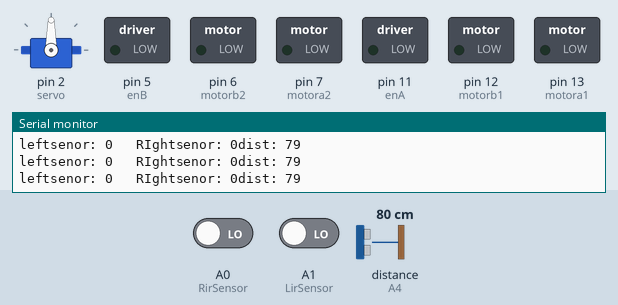
Recording of a sketch running on a simulated Arduino Uno, built with avr-gcc and run on an emulated ATmega328P. On the bench: servo, switched loads named in the sketch (green lamp = pin HIGH), the last lines printed to the serial monitor. Wiring (inferred from the names in the program): ultrasonic range finder: trigger A5; echo A4. Dashed ring = blinking. Inputs (shaded band) come from the test bench; at power-on: distance to the obstacle (sensor on A4) 80 cm, A0 (RirSensor) LOW, A1 (LirSensor) LOW. The echo pulse lasts 58.3 µs per cm; pins used as bus, display or sensor lines are not drawn.

Above: at 6.6 s.
6.7 s: distance to the obstacle (sensor on A4) set to 13 cm
9.7 s: distance to the obstacle (sensor on A4) set to 10 cm
At 10.4 s:
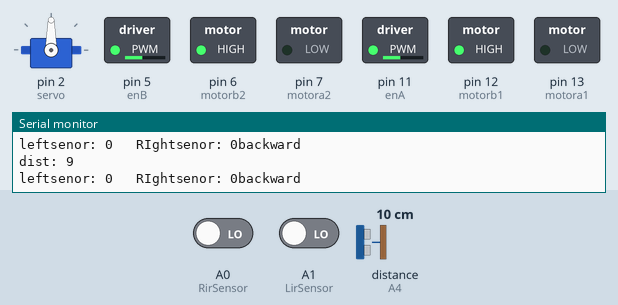
11.2 s: A0 (RirSensor) driven HIGH
At 11.5 s:
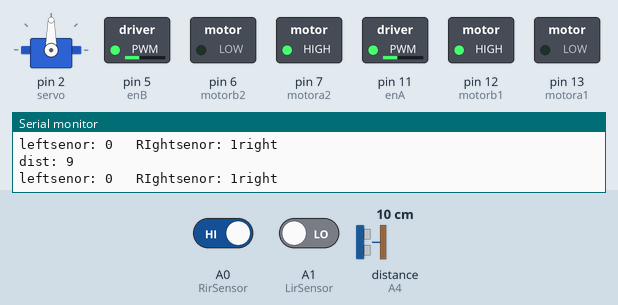
12.7 s: A1 (LirSensor) driven HIGH
At 13.8 s:
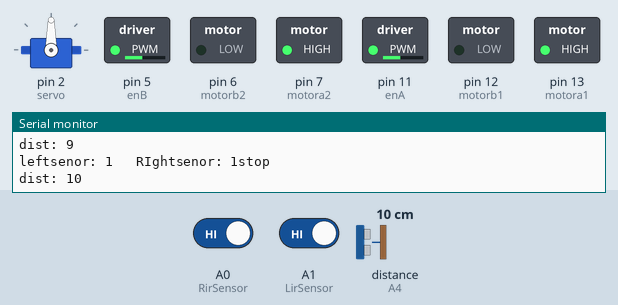
15.7 s: A0 (RirSensor) driven LOW
At 16.4 s:
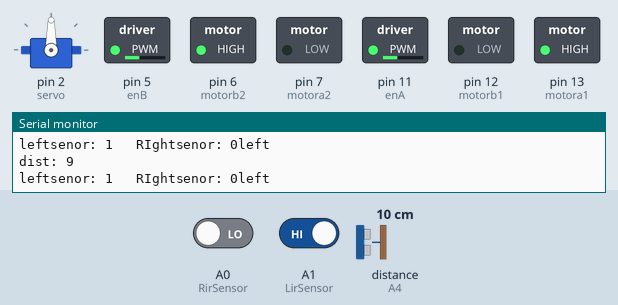
17.2 s: A1 (LirSensor) driven LOW
At 17.9 s:
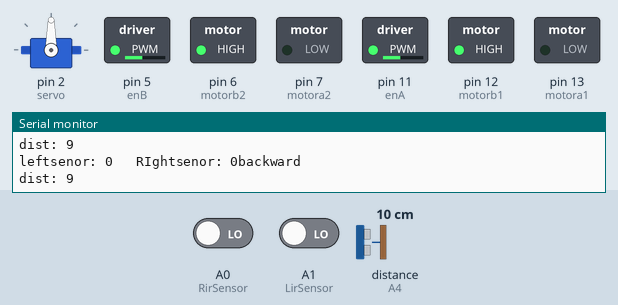
Timing chart, 0 to 20.2 s (numbered marks = the images above; inputs shaded):
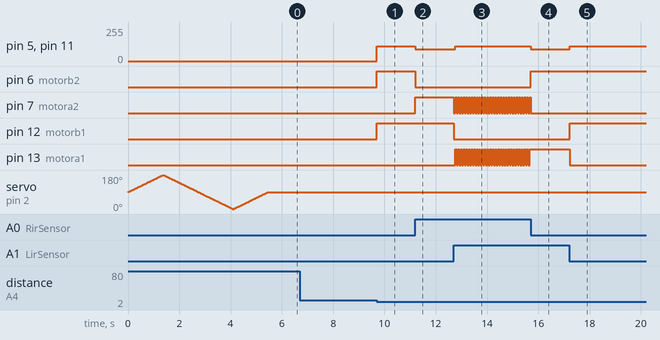

Measured:
- the behaviour switches between 12 and 11 cm on distance to the obstacle (sensor on A4) (found by bisection; images 0 and 1)
- after the input at 9.7 s, pin 5 (enB), pin 11 (enA): 0/255 → 110/255 at once; pin 6 (motorb2), pin 12 (motorb1): LOW → HIGH at once
- after the input at 11.2 s, pin 5 (enB), pin 11 (enA): 110/255 → 90/255 at once; pin 6 (motorb2): HIGH → LOW at once; pin 7 (motora2): LOW → HIGH at once
- after the input at 12.7 s, pin 5 (enB), pin 11 (enA): 90/255 → 110/255 after 0.06 s; pin 7 (motora2): alternates HIGH for 0.05 s and LOW for 0.05 s, starting at once; pin 12 (motorb1): HIGH → LOW at once; pin 13 (motora1): alternates HIGH for 0.05 s and LOW for 0.05 s, starting after 0.06 s
- after the input at 15.7 s, pin 5 (enB), pin 11 (enA): 110/255 → 90/255 at once; pin 6 (motorb2): LOW → HIGH at once; pin 7 (motora2): goes on until 15.7 s, then stays LOW; pin 13 (motora1): stops changing and stays HIGH
- after the input at 17.2 s, pin 5 (enB), pin 11 (enA): 90/255 → 110/255 at once; pin 12 (motorb1): LOW → HIGH at once; pin 13 (motora1): HIGH → LOW at once

The sketch:

l298n_object_follow.ino
```cpp
#include<Servo.h>
//motors
#define motora1 13
#define motorb1 12
#define motora2 7
#define motorb2 6
#define enA 11
#define enB 5

//ir sensors
#define RirSensor A0
#define LirSensor A1

//ultrasonic sensor
#define TRIG A5
#define ECHO A4

int duration = 0;
unsigned int distance = 0;

Servo servo;
int angle1 = 0;

int Max_speed = 110;
int righttyre = 90;
int lefttyre  = 90;

void setup() {
  // put your setup code here, to run once:
  Serial.begin(9600);
  pinMode(motora1, OUTPUT);
  pinMode(motorb1, OUTPUT);
  pinMode(motora2, OUTPUT);
  pinMode(motorb2, OUTPUT);

  pinMode(enA, OUTPUT);
  pinMode(enB, OUTPUT);

  pinMode(LirSensor, INPUT);
  pinMode(RirSensor, INPUT);

  pinMode(TRIG , OUTPUT);
  pinMode(ECHO , INPUT);

  servo.attach(2);

  for (angle1 = 90; angle1 <= 180; angle1 += 1) {
    servo.write(angle1);
    delay(15);
  } for (angle1 = 180; angle1 >= 0; angle1 -= 1) {
    servo.write(angle1);
    delay(15);
  } for (angle1 = 0; angle1 <= 90; angle1 += 1) {
    servo.write(angle1);
    delay(15);
  }
}

void loop() {
  // put your main code here, to run repeatedly:
  delay(50);
  distance = getDistance();
  Serial.print("dist: ");
  Serial.println(distance);

  int LEFT_SENSOR = digitalRead(LirSensor);
  int RIGHT_SENSOR = digitalRead(RirSensor);

  Serial.print("leftsenor: ");
  Serial.print(LEFT_SENSOR);
  Serial.print("   ");
  Serial.print("RIghtsenor: ");
  Serial.print(RIGHT_SENSOR);

  if ((RIGHT_SENSOR == 1) && (LEFT_SENSOR == 1) && (distance >= 10 && distance <= 30)) {
    forward();
    Serial.println("Forward");
  } else if ((RIGHT_SENSOR == 0) && (LEFT_SENSOR == 0) && distance <= 10) {
    backward();
    Serial.println("backward");
  }else if ((RIGHT_SENSOR == 0) && (LEFT_SENSOR == 1)) {
    left();
    delay(200);
    Serial.println("left");
  } else if ((RIGHT_SENSOR == 1) && (LEFT_SENSOR == 0)) {
    right();
    delay(200);
    Serial.println("right");
  } else if ((RIGHT_SENSOR == 1) && (LEFT_SENSOR == 1)) {
    Stop();
    Serial.println("stop");
  }
}
int getDistance() {
  digitalWrite(TRIG , LOW);
  delayMicroseconds(2);
  digitalWrite(TRIG , HIGH);
  delayMicroseconds(10);
  digitalWrite(TRIG , LOW);

  duration = pulseIn(ECHO , HIGH);
  distance = (duration / 2) / 29.1 ;  //29.1 is a speed of sound.
  return distance;
}
void forward()
{
  digitalWrite(motora1, HIGH);
  digitalWrite(motorb1, LOW);
  digitalWrite(motora2, HIGH);
  digitalWrite(motorb2, LOW);

  analogWrite(enA, Max_speed);
  analogWrite(enB, Max_speed);
}

void backward()
{
  digitalWrite(motora1, LOW);
  digitalWrite(motorb1, HIGH);
  digitalWrite(motora2, LOW);
  digitalWrite(motorb2, HIGH);

  analogWrite(enA, Max_speed);
  analogWrite(enB, Max_speed);
}

void right()
{
  digitalWrite(motora1, LOW);
  digitalWrite(motorb1, HIGH);
  digitalWrite(motora2, HIGH);
  digitalWrite(motorb2, LOW);

  analogWrite(enA, lefttyre);
  analogWrite(enB, righttyre);
}

void left()
{
  digitalWrite(motora1, HIGH);
  digitalWrite(motorb1, LOW);
  digitalWrite(motora2, LOW);
  digitalWrite(motorb2, HIGH);

  analogWrite(enA, lefttyre);
  analogWrite(enB, righttyre);
}
void Stop()
{
  digitalWrite(motora1, LOW);
  digitalWrite(motorb1, LOW);
  digitalWrite(motora2, LOW);
  digitalWrite(motorb2, LOW);
}
```
